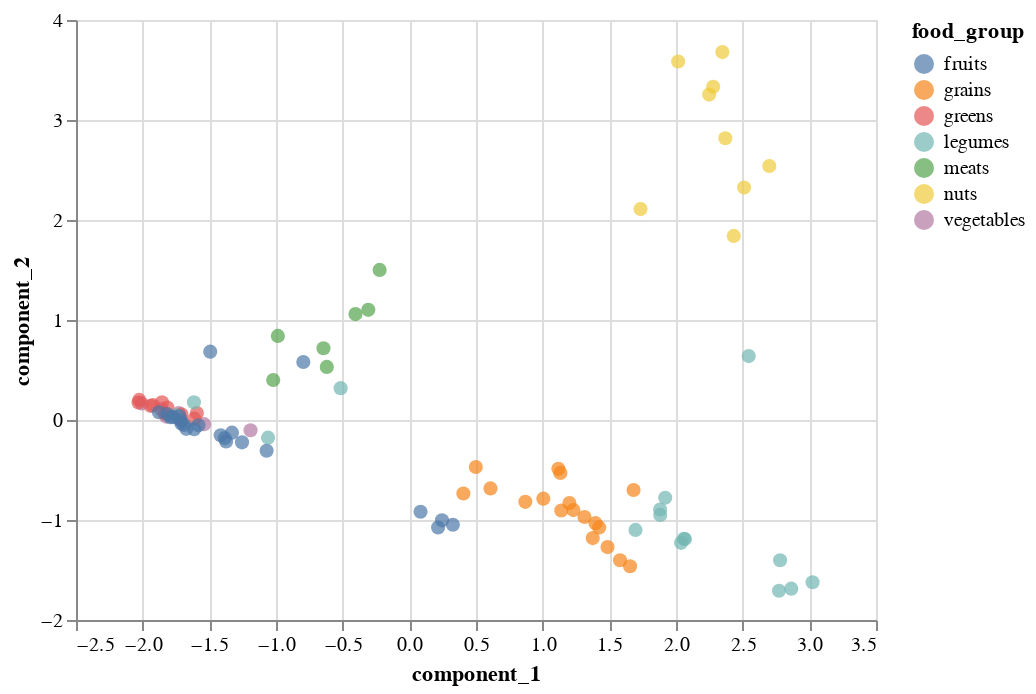

This figure's notebook cell:
### Code cell
# reduce data to 2 dimensions and generate scatterplot coloured by food group
pca_2_components(filter_nutrient_group("macros"))

### Figure 1 — Vega-Lite specification as saved in the notebook (floating-point values rounded to 4 significant figures)
{"config": {"view": {"continuousWidth": 400, "continuousHeight": 300}}, "data": {"name": "data-ea95cf56f5004d494282988dfb0fe08d"}, "mark": {"type": "circle", "size": 50}, "encoding": {"color": {"field": "food_group", "type": "nominal"}, "tooltip": {"field": "food", "type": "nominal"}, "x": {"field": "component_1", "type": "quantitative"}, "y": {"field": "component_2", "type": "quantitative"}}, "selection": {"selector001": {"type": "interval", "bind": "scales", "encodings": ["x", "y"]}}, "$schema": "https://vega.github.io/schema/vega-lite/v4.17.0.json", "datasets": {"data-ea95cf56f5004d494282988dfb0fe08d": [{"component_1": 1.133, "component_2": -0.5292, "food": "Quinoa, uncooked", "food_group": "grains"}, {"component_1": 1.682, "component_2": -0.6995, "food": "Oats", "food_group": "grains"}, {"component_1": 1.655, "component_2": -1.463, "food": "Barley, pearled, raw", "food_group": "grains"}, {"component_1": 1.314, "component_2": -0.97, "food": "Buckwheat", "food_group": "grains"}, {"component_1": 0.6086, "component_2": -0.6843, "food": "Rice, brown, long-grain, raw", "food_group": "grains"}, {"component_1": 1.14, "component_2": -0.9049, "food": "Wild rice, raw", "food_group": "grains"}, {"component_1": 1.201, "component_2": -0.8296, "food": "Millet, raw", "food_group": "grains"}, {"component_1": 1.486, "component_2": -1.271, "food": "Bulgur, dry", "food_group": "grains"}, {"component_1": 1.396, "component_2": -1.031, "food": "Spelt, uncooked", "food_group": "grains"}, {"component_1": 0.4988, "component_2": -0.4696, "food": "Wheat, durum", "food_group": "grains"}, {"component_1": 1.375, "component_2": -1.181, "food": "Wheat, hard red winter", "food_group": "grains"}, {"component_1": 0.87, "component_2": -0.8187, "food": "Sorghum grain", "food_group": "grains"}, {"component_1": 1.424, "component_2": -1.074, "food": "Wheat, kamut khorasan, uncooked", "food_group": "grains"}, {"component_1": 1.118, "component_2": -0.4887, "food": "Amaranth grain, uncooked", "food_group": "grains"}, {"component_1": 0.4052, "component_2": -0.7355, "food": "Rice, white, long-grain, regular, raw, unenriched", "food_group": "grains"}, {"component_1": 1.23, "component_2": -0.9006, "food": "Teff, uncooked", "food_group": "grains"}, {"component_1": 1.581, "component_2": -1.403, "food": "Rye grain", "food_group": "grains"}, {"component_1": -1.539, "component_2": -0.04166, "food": "Brussels sprouts, raw", "food_group": "vegetables"}, {"component_1": -1.712, "component_2": -0.003112, "food": "Beets, raw", "food_group": "vegetables"}, {"component_1": -1.729, "component_2": 0.07038, "food": "Broccoli, raw", "food_group": "vegetables"}, {"component_1": 1.005, "component_2": -0.7869, "food": "Corn grain, yellow", "food_group": "grains"}, {"component_1": -1.863, "component_2": 0.1084, "food": "Cauliflower, raw", "food_group": "vegetables"}, {"component_1": -1.823, "component_2": 0.03436, "food": "Eggplant, raw", "food_group": "vegetables"}, {"component_1": -2.007, "component_2": 0.1658, "food": "Tomatoes, red, ripe, raw, year round average", "food_group": "vegetables"}, {"component_1": -1.191, "component_2": -0.102, "food": "Peas, green, frozen, unprepared", "food_group": "vegetables"}, {"component_1": -1.593, "component_2": 0.07042, "food": "Kale, raw", "food_group": "greens"}, {"component_1": -1.815, "component_2": 0.1242, "food": "Spinach, raw", "food_group": "greens"}, {"component_1": -1.941, "component_2": 0.1414, "food": "Lettuce, cos or romaine, raw", "food_group": "greens"}, {"component_1": -1.922, "component_2": 0.148, "food": "Chard, swiss, raw", "food_group": "greens"}, {"component_1": -1.855, "component_2": 0.1768, "food": "Arugula, raw", "food_group": "greens"}, {"component_1": -1.612, "component_2": 0.0132, "food": "Collards, raw", "food_group": "greens"}, {"component_1": -2.031, "component_2": 0.1748, "food": "Lettuce, iceberg (includes crisphead types), raw", "food_group": "greens"}, {"component_1": -1.728, "component_2": 0.01911, "food": "Beet greens, raw", "food_group": "greens"}, {"component_1": -1.71, "component_2": 0.05705, "food": "Mustard greens, raw", "food_group": "greens"}, {"component_1": -2.026, "component_2": 0.2011, "food": "Cabbage, chinese (pak-choi), raw", "food_group": "greens"}, {"component_1": -1.835, "component_2": 0.06611, "food": "Cabbage, raw", "food_group": "greens"}, {"component_1": 2.038, "component_2": -1.228, "food": "Beans, black turtle, mature seeds, raw", "food_group": "legumes"}, {"component_1": 1.881, "component_2": -0.9489, "food": "Lentils, raw", "food_group": "legumes"}, {"component_1": 1.881, "component_2": -0.8951, "food": "Lentils, pink or red, raw", "food_group": "legumes"}, {"component_1": -1.752, "component_2": 0.04763, "food": "Beans, snap, green, raw", "food_group": "legumes"}, {"component_1": -0.5154, "component_2": 0.3183, "food": "Soybeans, green, raw", "food_group": "legumes"}, {"component_1": -1.616, "component_2": 0.1766, "food": "Beans, pinto, mature seeds, sprouted, raw", "food_group": "legumes"}, {"component_1": 1.696, "component_2": -1.099, "food": "Beans, adzuki, mature seeds, raw", "food_group": "legumes"}, {"component_1": 2.059, "component_2": -1.188, "food": "Beans, black, mature seeds, raw", "food_group": "legumes"}, {"component_1": 2.865, "component_2": -1.687, "food": "Beans, kidney, all types, mature seeds, raw", "food_group": "legumes"}, {"component_1": 2.067, "component_2": -1.19, "food": "Beans, pinto, mature seeds, raw", "food_group": "legumes"}, {"component_1": 2.772, "component_2": -1.708, "food": "Beans, small white, mature seeds, raw", "food_group": "legumes"}, {"component_1": 2.545, "component_2": 0.6392, "food": "Soybeans, mature seeds, raw", "food_group": "legumes"}, {"component_1": 3.024, "component_2": -1.623, "food": "Broadbeans (fava beans), mature seeds, raw", "food_group": "legumes"}, {"component_1": -1.06, "component_2": -0.1763, "food": "Peas, green, raw", "food_group": "legumes"}, {"component_1": 1.919, "component_2": -0.778, "food": "Chickpeas (garbanzo beans, bengal gram), mature seeds, raw", "food_group": "legumes"}, {"component_1": 2.781, "component_2": -1.402, "food": "Peas, green, split, mature seeds, raw", "food_group": "legumes"}, {"component_1": 2.279, "component_2": 3.332, "food": "Nuts, brazilnuts, dried, unblanched", "food_group": "nuts"}, {"component_1": 1.734, "component_2": 2.109, "food": "Nuts, cashew nuts, raw", "food_group": "nuts"}, {"component_1": 2.37, "component_2": 2.817, "food": "Nuts, hazelnuts or filberts", "food_group": "nuts"}, {"component_1": 2.348, "component_2": 3.679, "food": "Nuts, macadamia nuts, raw", "food_group": "nuts"}, {"component_1": 2.016, "component_2": 3.584, "food": "Nuts, pine nuts, dried", "food_group": "nuts"}, {"component_1": 2.433, "component_2": 1.841, "food": "Nuts, pistachio nuts, raw", "food_group": "nuts"}, {"component_1": 2.248, "component_2": 3.254, "food": "Nuts, walnuts, english", "food_group": "nuts"}, {"component_1": 2.7, "component_2": 2.54, "food": "Nuts, coconut meat, dried (desiccated), not sweetened", "food_group": "nuts"}, {"component_1": 2.511, "component_2": 2.325, "food": "Peanuts, all types, raw", "food_group": "nuts"}, {"component_1": -1.71, "component_2": -0.03377, "food": "Apples, raw, with skin", "food_group": "fruits"}, {"component_1": -1.791, "component_2": 0.02749, "food": "Pineapple, raw, all varieties", "food_group": "fruits"}, {"component_1": -1.815, "component_2": 0.05955, "food": "Plums, raw", "food_group": "fruits"}, {"component_1": -1.614, "component_2": -0.09181, "food": "Pears, raw", "food_group": "fruits"}, {"component_1": -1.724, "component_2": 0.03985, "food": "Apricots, raw", "food_group": "fruits"}, {"component_1": -0.795, "component_2": 0.5799, "food": "Avocados, raw, all commercial varieties", "food_group": "fruits"}, {"component_1": -1.384, "component_2": -0.1809, "food": "Blackberries, frozen, unsweetened", "food_group": "fruits"}, {"component_1": -1.69, "component_2": -0.0492, "food": "Blueberries, raw", "food_group": "fruits"}, {"component_1": -1.673, "component_2": -0.08831, "food": "Cranberries, raw", "food_group": "fruits"}, {"component_1": -1.374, "component_2": -0.2154, "food": "Raspberries, raw", "food_group": "fruits"}, {"component_1": -1.772, "component_2": 0.02881, "food": "Clementines, raw", "food_group": "fruits"}, {"component_1": -1.878, "component_2": 0.07733, "food": "Strawberries, raw", "food_group": "fruits"}, {"component_1": 0.2156, "component_2": -1.075, "food": "Dates, medjool", "food_group": "fruits"}, {"component_1": -1.07, "component_2": -0.3078, "food": "Plantains, green, raw", "food_group": "fruits"}, {"component_1": -1.33, "component_2": -0.1264, "food": "Pomegranates, raw", "food_group": "fruits"}, {"component_1": -1.415, "component_2": -0.153, "food": "Bananas, raw", "food_group": "fruits"}, {"component_1": -1.255, "component_2": -0.2237, "food": "Plantains, yellow, raw", "food_group": "fruits"}, {"component_1": -1.582, "component_2": -0.05323, "food": "Kiwifruit, green, raw", "food_group": "fruits"}, {"component_1": 0.3266, "component_2": -1.047, "food": "Figs, dried, uncooked", "food_group": "fruits"}, {"component_1": -1.716, "component_2": -0.005442, "food": "Oranges, raw, all commercial varieties", "food_group": "fruits"}, {"component_1": 0.08402, "component_2": -0.9177, "food": "Apricots, dried, sulfured, uncooked", "food_group": "fruits"}, {"component_1": -1.493, "component_2": 0.6837, "food": "Olives, ripe, canned (small-extra large)", "food_group": "fruits"}, {"component_1": 0.2449, "component_2": -1.003, "food": "Raisins, dark, seedless", "food_group": "fruits"}, {"component_1": -0.3076, "component_2": 1.102, "food": "Fish, salmon, atlantic, farmed, raw", "food_group": "meats"}, {"component_1": -0.644, "component_2": 0.7172, "food": "Fish, salmon, atlantic, wild, raw", "food_group": "meats"}, {"component_1": -1.021, "component_2": 0.4005, "food": "Fish, cod, atlantic, raw", "food_group": "meats"}, {"component_1": -0.619, "component_2": 0.5309, "food": "Chicken, broiler or fryers, breast, skinless, boneless, meat only, raw", "food_group": "meats"}, {"component_1": -0.2229, "component_2": 1.501, "food": "Pork, fresh, ground, raw", "food_group": "meats"}, {"component_1": -0.4039, "component_2": 1.059, "food": "Beef, grass-fed, ground, raw", "food_group": "meats"}, {"component_1": -0.9861, "component_2": 0.8409, "food": "Egg, whole, raw, fresh", "food_group": "meats"}]}}
